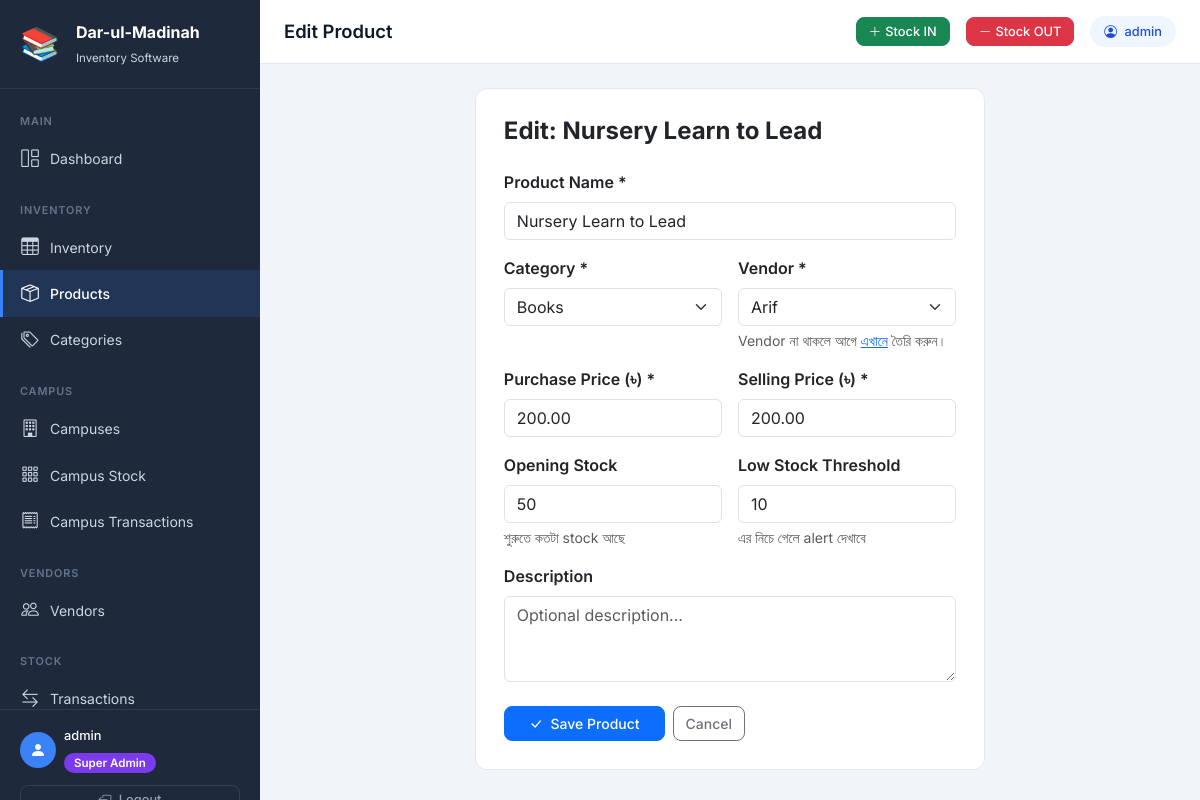
The app's page /products/2/edit/ (signed in) with its own data.
### inventory/models.py (models this page shows, shortened)
class Product(models.Model):
    name = models.CharField(max_length=200, verbose_name="Product Name")
    category = models.ForeignKey(
        Category, on_delete=models.PROTECT,
        related_name='products', verbose_name="Category"
    )
    purchase_price = models.DecimalField(
        max_digits=10, decimal_places=2,
        verbose_name="Purchase Price (৳)"
    )
    selling_price = models.DecimalField(
        max_digits=10, decimal_places=2,
        verbose_name="Selling Price (৳)"
    )
    quantity = models.PositiveIntegerField(default=0, verbose_name="Current Stock")
    opening_stock = models.PositiveIntegerField(default=0, verbose_name="Opening Stock")
    low_stock_threshold = models.PositiveIntegerField(
        default=10, verbose_name="Low Stock Alert Threshold"
    )
    vendor = models.ForeignKey(
        'Vendor', on_delete=models.SET_NULL,
        null=True, blank=True,
        related_name='products', verbose_name="Vendor"
    )
    description = models.TextField(blank=True, null=True, verbose_name="Description")
    created_at = models.DateTimeField(auto_now_add=True)
    updated_at = models.DateTimeField(auto_now=True)
    class Meta:
        verbose_name = "Product"
        verbose_name_plural = "Products"
        ordering = ['name']

### inventory/views.py (the view)
# urls.py: path('products/<int:pk>/edit/', views.product_edit, name='product_edit'),
@login_required
def product_edit(request, pk):
    if not is_super_admin(request.user):
        messages.error(request, '❌ Access denied!')
        return redirect('dashboard')
    product = get_object_or_404(Product, pk=pk)
    if request.method == 'POST':
        form = ProductForm(request.POST, instance=product)
        if form.is_valid():
            form.save()
            messages.success(request, f'✅ Product "{product.name}" updated!')
            return redirect('product_list')
    else:
        form = ProductForm(instance=product)
    return render(request, 'inventory/product_form.html', {
        'form': form,
        'page_title': 'Edit Product',
        'form_title': f'Edit: {product.name}',
    })

### inventory/models.py (called while the page is built)
    def __str__(self):
        return self.name

    def __str__(self):
        return self.name

### inventory/views.py (called while the page is built)
def is_super_admin(user):
    return user.is_superuser or user.is_staff

### inventory/templates/inventory/product_form.html (shortened to what this page needs)
{% extends "inventory/base.html" %}
{% block content %}
<div class="row justify-content-center">
    <div class="col-lg-7">
        <div class="form-card">
            <h4 class="fw-bold mb-4">{{ form_title }}</h4>
            <form method="post">
                <div class="row g-3">
                    <div class="col-12">
                        <label class="form-label fw-semibold">Product Name *</label>
                        {{ form.name }}
                    </div>
                    <div class="col-md-6">
                        <label class="form-label fw-semibold">Category *</label>
                        {{ form.category }}
                    </div>
                    <div class="col-md-6">
                        <label class="form-label fw-semibold">Vendor *</label>
                        {{ form.vendor }}
                        <div class="text-muted small mt-1">
                            Vendor না থাকলে আগে
                            <a href="{% url 'vendor_create' %}" target="_blank">এখানে</a>
                            তৈরি করুন।
                        </div>
                    </div>
                    <div class="col-md-6">
                        <label class="form-label fw-semibold">Purchase Price (৳) *</label>
                        {{ form.purchase_price }}
                    </div>
                    <div class="col-md-6">
                        <label class="form-label fw-semibold">Selling Price (৳) *</label>
                        {{ form.selling_price }}
                    </div>
                    <div class="col-md-6">
                        <label class="form-label fw-semibold">Opening Stock</label>
                        {{ form.opening_stock }}
                        <div class="text-muted small mt-1">শুরুতে কতটা stock আছে</div>
                    </div>
                    <div class="col-md-6">
                        <label class="form-label fw-semibold">Low Stock Threshold</label>
                        {{ form.low_stock_threshold }}
                        <div class="text-muted small mt-1">এর নিচে গেলে alert দেখাবে</div>
                    </div>
                    <div class="col-12">
                        <label class="form-label fw-semibold">Description</label>
                        {{ form.description }}
                    </div>
                </div>
                <div class="d-flex gap-2 mt-4">
                    <button type="submit" class="btn btn-primary px-4">
                        <i class="bi bi-check-lg me-1"></i> Save Product
                    </button>
                    <a href="{% url 'product_list' %}" class="btn btn-outline-secondary">
                        Cancel
                    </a>
                </div>
            </form>
        </div>
    </div>
</div>
{% endblock %}

### inventory/templates/inventory/base.html (shortened to what this page needs)
<!DOCTYPE html>
<html lang="en">
<head>
    <link href="https://cdn.jsdelivr.net/npm/bootstrap@5.3.0/dist/css/bootstrap.min.css" rel="stylesheet">
    <link href="https://cdn.jsdelivr.net/npm/bootstrap-icons@1.11.0/font/bootstrap-icons.css" rel="stylesheet">
</head>
<body>
<aside class="sidebar">
    <a href="{% url 'dashboard' %}" class="sidebar-brand d-flex align-items-center gap-3">
        <div class="brand-icon">📚</div>
        <div>
            <span class="brand-title">Dar-ul-Madinah</span>
            <span class="brand-sub">
                {% if request.user.is_superuser or request.user.is_staff %}
                    Inventory Software
                {% else %}
                    Campus Portal
                {% endif %}
            </span>
        </div>
    </a>
    <nav class="sidebar-nav">
        <span class="nav-section-label">Main</span>
        <a href="{% url 'dashboard' %}" class="sidebar-link {% if request.resolver_match.url_name == 'dashboard' %}active{% endif %}">
            <i class="bi bi-grid-1x2"></i> Dashboard
        </a>
        {% if request.user.is_superuser or request.user.is_staff %}
        <span class="nav-section-label mt-2">Inventory</span>
        <a href="{% url 'inventory_overview' %}" class="sidebar-link {% if request.resolver_match.url_name == 'inventory_overview' %}active{% endif %}">
            <i class="bi bi-table"></i> Inventory
        </a>
        <a href="{% url 'product_list' %}" class="sidebar-link {% if 'product' in request.resolver_match.url_name %}active{% endif %}">
            <i class="bi bi-box-seam"></i> Products
        </a>
        <a href="{% url 'category_list' %}" class="sidebar-link {% if 'category' in request.resolver_match.url_name %}active{% endif %}">
            <i class="bi bi-tags"></i> Categories
        </a>
        <span class="nav-section-label mt-2">Campus</span>
        <a href="{% url 'campus_list' %}" class="sidebar-link ">
            <i class="bi bi-building"></i> Campuses
        </a>
        <a href="{% url 'campus_stock_dashboard' %}" class="sidebar-link {% if request.resolver_match.url_name == 'campus_stock_dashboard' %}active{% endif %}">
            <i class="bi bi-grid-3x3-gap"></i> Campus Stock
        </a>
        <a href="{% url 'campus_transaction_report' %}" class="sidebar-link {% if request.resolver_match.url_name == 'campus_transaction_report' %}active{% endif %}">
            <i class="bi bi-receipt"></i> Campus Transactions
        </a>
        <span class="nav-section-label mt-2">Vendors</span>
        <a href="{% url 'vendor_list' %}" class="sidebar-link {% if 'vendor' in request.resolver_match.url_name %}active{% endif %}">
            <i class="bi bi-people"></i> Vendors
        </a>
        <span class="nav-section-label mt-2">Stock</span>
        <a href="{% url 'stock_log_list' %}" class="sidebar-link {% if request.resolver_match.url_name == 'stock_log_list' %}active{% endif %}">
            <i class="bi bi-arrow-left-right"></i> Transactions
        </a>
        {% endif %}
    </nav>
    <div class="sidebar-footer">
        <div class="d-flex align-items-center gap-2 mb-2">
            <div style="width:36px;height:36px;background:#3b82f6;border-radius:50%;display:flex;align-items:center;justify-content:center;">
                <i class="bi bi-person-fill text-white" style="font-size:1rem;"></i>
            </div>
            <div>
                <div style="color:#fff;font-size:0.8rem;font-weight:500;">
                    {{ request.user.get_full_name|default:request.user.username }}
                </div>
                <div class="mt-1">
                    {% if request.user.is_superuser or request.user.is_staff %}
                        <span class="role-badge-super">Super Admin</span>
                    {% else %}
                        <span class="role-badge-campus">Campus Admin</span>
                    {% endif %}
                </div>
            </div>
        </div>
        <a href="{% url 'logout' %}" class="btn btn-sm btn-outline-secondary w-100 mt-1" style="border-color:#334155;color:#94a3b8;">
            <i class="bi bi-box-arrow-left me-1"></i> Logout
        </a>
    </div>
</aside>
<div class="main-wrapper">
    <div class="top-navbar">
        <h1 class="page-heading flex-grow-1">
            {% block page_heading %}{{ page_title|default:"Dashboard" }}{% endblock %}
        </h1>
        {% if request.user.is_superuser or request.user.is_staff %}
            <a href="{% url 'stock_in' %}" class="btn btn-sm btn-success d-none d-md-flex align-items-center gap-1">
                <i class="bi bi-plus-lg"></i> Stock IN
            </a>
            <a href="{% url 'stock_out' %}" class="btn btn-sm btn-danger d-none d-md-flex align-items-center gap-1">
                <i class="bi bi-dash-lg"></i> Stock OUT
            </a>
        {% endif %}
        <div class="user-badge d-none d-md-block">
            <i class="bi bi-person-circle me-1"></i> {{ request.user.username }}
        </div>
    </div>
    <main class="page-content">
        {% block content %}{% endblock %}
    </main>
</div>
</body>
</html>

### inventory/templates/inventory/base.html (style rules this page uses)
:root { --sidebar-width: 260px; --sidebar-bg: #1e293b; --sidebar-text: #cbd5e1; --sidebar-active: #3b82f6; }
* { font-family: 'Inter', sans-serif; }
body { background-color: #f1f5f9; min-height: 100vh; }
.sidebar { width: var(--sidebar-width); min-height: 100vh; background: var(--sidebar-bg); position: fixed; top: 0; left: 0; z-index: 1000; display: flex; flex-direction: column; }
.sidebar-brand { padding: 20px; border-bottom: 1px solid rgba(255,255,255,0.08); text-decoration: none; }
.brand-title { color: #fff; font-size: 1rem; font-weight: 700; display: block; }
.brand-sub { color: var(--sidebar-text); font-size: 0.72rem; }
.brand-icon { font-size: 2rem; color: var(--sidebar-active); }
.sidebar-nav { flex: 1; padding: 12px 0; overflow-y: auto; overflow-x: hidden; max-height: calc(100vh - 180px); }
.nav-section-label { color: #64748b; font-size: 0.68rem; font-weight: 600; text-transform: uppercase; letter-spacing: 0.08em; padding: 12px 20px 6px; display: block; }
.sidebar-link { display: flex; align-items: center; gap: 10px; padding: 10px 20px; color: var(--sidebar-text); text-decoration: none; font-size: 0.875rem; transition: all 0.15s ease; position: relative; }
.sidebar-link.active { background: rgba(59,130,246,0.15); color: #fff; font-weight: 500; }
.sidebar-link.active::before { content: ''; position: absolute; left: 0; top: 0; bottom: 0; width: 3px; background: var(--sidebar-active); }
.sidebar-link i { font-size: 1.1rem; width: 20px; text-align: center; }
.sidebar-footer { padding: 16px 20px; border-top: 1px solid rgba(255,255,255,0.08); }
.main-wrapper { margin-left: var(--sidebar-width); min-height: 100vh; display: flex; flex-direction: column; }
.top-navbar { background: #fff; border-bottom: 1px solid #e2e8f0; height: 64px; display: flex; align-items: center; padding: 0 24px; gap: 16px; position: sticky; top: 0; z-index: 100; }
.page-heading { font-size: 1.15rem; font-weight: 600; color: #0f172a; margin: 0; }
.user-badge { background: #eff6ff; color: #1d4ed8; padding: 6px 14px; border-radius: 20px; font-size: 0.8rem; font-weight: 500; }
.role-badge-super { background: #7c3aed; color: #fff; padding: 3px 10px; border-radius: 20px; font-size: 0.72rem; font-weight: 600; }
.page-content { flex: 1; padding: 24px; }
.form-card { background: #fff; border-radius: 12px; border: 1px solid #e2e8f0; padding: 28px; }
.btn { border-radius: 8px; font-weight: 500; font-size: 0.875rem; }
.btn-sm { font-size: 0.8rem; padding: 4px 12px; }

### records on screen
Product: name "Nursery Learn to Lead", category "Books", vendor "Arif", purchase_price "200.00", selling_price "200.00", opening_stock "50", low_stock_threshold "10"

### other values on screen
{{ request.user.get_full_name|default:request.user.username }} "admin"
{{ page_title|default:"Dashboard" }} "Edit Product"
{{ request.user.username }} "admin"
